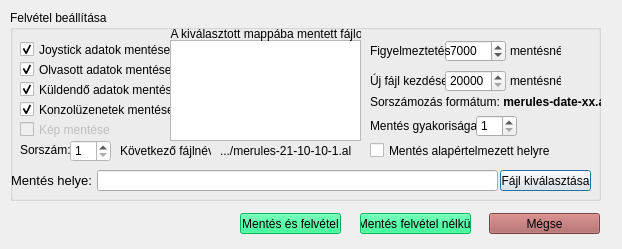
<?xml version="1.0" encoding="UTF-8"?>
<ui version="4.0">
 <class>Felvetel</class>
 <widget class="QDialog" name="Felvetel">
  <property name="geometry">
   <rect>
    <x>0</x>
    <y>0</y>
    <width>622</width>
    <height>249</height>
   </rect>
  </property>
  <property name="minimumSize">
   <size>
    <width>622</width>
    <height>249</height>
   </size>
  </property>
  <property name="maximumSize">
   <size>
    <width>622</width>
    <height>249</height>
   </size>
  </property>
  <property name="windowTitle">
   <string>Felvétel beállításai</string>
  </property>
  <widget class="QGroupBox" name="groupBox">
   <property name="geometry">
    <rect>
     <x>10</x>
     <y>10</y>
     <width>591</width>
     <height>191</height>
    </rect>
   </property>
   <property name="title">
    <string>Felvétel beállítása</string>
   </property>
   <widget class="QPushButton" name="chooseFileBtn">
    <property name="geometry">
     <rect>
      <x>490</x>
      <y>160</y>
      <width>91</width>
      <height>21</height>
     </rect>
    </property>
    <property name="text">
     <string>Fájl kiválasztása</string>
    </property>
   </widget>
   <widget class="QLabel" name="label">
    <property name="geometry">
     <rect>
      <x>1</x>
      <y>160</y>
      <width>81</width>
      <height>21</height>
     </rect>
    </property>
    <property name="text">
     <string>&lt;html&gt;&lt;head/&gt;&lt;body&gt;&lt;p align=&quot;right&quot;&gt;&lt;span style=&quot; font-size:10pt;&quot;&gt;Mentés helye:&lt;/span&gt;&lt;/p&gt;&lt;/body&gt;&lt;/html&gt;</string>
    </property>
   </widget>
   <widget class="QLineEdit" name="filenametxt">
    <property name="geometry">
     <rect>
      <x>87</x>
      <y>160</y>
      <width>401</width>
      <height>21</height>
     </rect>
    </property>
   </widget>
   <widget class="QCheckBox" name="joyin">
    <property name="geometry">
     <rect>
      <x>10</x>
      <y>30</y>
      <width>151</width>
      <height>19</height>
     </rect>
    </property>
    <property name="text">
     <string>Joystick adatok mentése</string>
    </property>
    <property name="checked">
     <bool>true</bool>
    </property>
   </widget>
   <widget class="QCheckBox" name="olvin">
    <property name="geometry">
     <rect>
      <x>10</x>
      <y>50</y>
      <width>151</width>
      <height>19</height>
     </rect>
    </property>
    <property name="text">
     <string>Olvasott adatok mentése</string>
    </property>
    <property name="checked">
     <bool>true</bool>
    </property>
   </widget>
   <widget class="QCheckBox" name="kuldin">
    <property name="geometry">
     <rect>
      <x>10</x>
      <y>70</y>
      <width>151</width>
      <height>19</height>
     </rect>
    </property>
    <property name="text">
     <string>Küldendő adatok mentése</string>
    </property>
    <property name="checked">
     <bool>true</bool>
    </property>
   </widget>
   <widget class="QCheckBox" name="konzin">
    <property name="geometry">
     <rect>
      <x>10</x>
      <y>90</y>
      <width>151</width>
      <height>19</height>
     </rect>
    </property>
    <property name="text">
     <string>Konzolüzenetek mentése</string>
    </property>
    <property name="checked">
     <bool>true</bool>
    </property>
   </widget>
   <widget class="QCheckBox" name="kepin">
    <property name="enabled">
     <bool>false</bool>
    </property>
    <property name="geometry">
     <rect>
      <x>10</x>
      <y>110</y>
      <width>151</width>
      <height>19</height>
     </rect>
    </property>
    <property name="toolTip">
     <string>Még nem elérhető</string>
    </property>
    <property name="whatsThis">
     <string>Még nem elérhető</string>
    </property>
    <property name="text">
     <string>Kép mentése</string>
    </property>
   </widget>
   <widget class="QCheckBox" name="alapertMentin">
    <property name="geometry">
     <rect>
      <x>360</x>
      <y>130</y>
      <width>221</width>
      <height>21</height>
     </rect>
    </property>
    <property name="text">
     <string>Mentés alapértelmezett helyre</string>
    </property>
   </widget>
   <widget class="QTextBrowser" name="fajlok">
    <property name="geometry">
     <rect>
      <x>160</x>
      <y>30</y>
      <width>191</width>
      <height>101</height>
     </rect>
    </property>
   </widget>
   <widget class="QLabel" name="label_2">
    <property name="geometry">
     <rect>
      <x>160</x>
      <y>16</y>
      <width>191</width>
      <height>16</height>
     </rect>
    </property>
    <property name="text">
     <string>&lt;html&gt;&lt;head/&gt;&lt;body&gt;&lt;p align=&quot;center&quot;&gt;A kiválasztott mappába mentett fájlok&lt;/p&gt;&lt;/body&gt;&lt;/html&gt;</string>
    </property>
   </widget>
   <widget class="QSpinBox" name="figyelmeztetes">
    <property name="geometry">
     <rect>
      <x>435</x>
      <y>30</y>
      <width>61</width>
      <height>22</height>
     </rect>
    </property>
    <property name="minimum">
     <number>500</number>
    </property>
    <property name="maximum">
     <number>20000</number>
    </property>
    <property name="singleStep">
     <number>100</number>
    </property>
    <property name="value">
     <number>7000</number>
    </property>
    <property name="displayIntegerBase">
     <number>10</number>
    </property>
   </widget>
   <widget class="QLabel" name="label_3">
    <property name="geometry">
     <rect>
      <x>360</x>
      <y>30</y>
      <width>81</width>
      <height>21</height>
     </rect>
    </property>
    <property name="text">
     <string>Figyelmeztetés </string>
    </property>
   </widget>
   <widget class="QLabel" name="label_4">
    <property name="geometry">
     <rect>
      <x>500</x>
      <y>30</y>
      <width>51</width>
      <height>21</height>
     </rect>
    </property>
    <property name="text">
     <string>mentésnél</string>
    </property>
   </widget>
   <widget class="QLabel" name="label_5">
    <property name="geometry">
     <rect>
      <x>360</x>
      <y>60</y>
      <width>81</width>
      <height>21</height>
     </rect>
    </property>
    <property name="text">
     <string>Új fájl kezdése</string>
    </property>
   </widget>
   <widget class="QSpinBox" name="ujfile">
    <property name="geometry">
     <rect>
      <x>435</x>
      <y>60</y>
      <width>61</width>
      <height>22</height>
     </rect>
    </property>
    <property name="minimum">
     <number>20000</number>
    </property>
    <property name="maximum">
     <number>30000</number>
    </property>
    <property name="singleStep">
     <number>100</number>
    </property>
    <property name="value">
     <number>20000</number>
    </property>
    <property name="displayIntegerBase">
     <number>10</number>
    </property>
   </widget>
   <widget class="QLabel" name="label_6">
    <property name="geometry">
     <rect>
      <x>500</x>
      <y>60</y>
      <width>51</width>
      <height>21</height>
     </rect>
    </property>
    <property name="text">
     <string>mentésnél</string>
    </property>
   </widget>
   <widget class="QLabel" name="label_7">
    <property name="geometry">
     <rect>
      <x>360</x>
      <y>84</y>
      <width>231</width>
      <height>16</height>
     </rect>
    </property>
    <property name="text">
     <string>&lt;html&gt;&lt;head/&gt;&lt;body&gt;&lt;p&gt;Sorszámozás formátum: &lt;span style=&quot; font-weight:600;&quot;&gt;merules-date-xx.al&lt;/span&gt;&lt;/p&gt;&lt;/body&gt;&lt;/html&gt;</string>
    </property>
   </widget>
   <widget class="QLabel" name="label_8">
    <property name="geometry">
     <rect>
      <x>360</x>
      <y>105</y>
      <width>111</width>
      <height>21</height>
     </rect>
    </property>
    <property name="text">
     <string>Mentés gyakorisága:</string>
    </property>
   </widget>
   <widget class="QSpinBox" name="gyakorisag">
    <property name="geometry">
     <rect>
      <x>466</x>
      <y>105</y>
      <width>41</width>
      <height>22</height>
     </rect>
    </property>
    <property name="minimum">
     <number>1</number>
    </property>
    <property name="maximum">
     <number>10</number>
    </property>
    <property name="singleStep">
     <number>100</number>
    </property>
    <property name="value">
     <number>1</number>
    </property>
    <property name="displayIntegerBase">
     <number>10</number>
    </property>
   </widget>
   <widget class="QLabel" name="label_9">
    <property name="geometry">
     <rect>
      <x>110</x>
      <y>133</y>
      <width>91</width>
      <height>16</height>
     </rect>
    </property>
    <property name="text">
     <string>Következő fájlnév: </string>
    </property>
   </widget>
   <widget class="QLabel" name="kovfile">
    <property name="geometry">
     <rect>
      <x>210</x>
      <y>133</y>
      <width>141</width>
      <height>16</height>
     </rect>
    </property>
    <property name="text">
     <string>.../merules-21-10-10-1.al</string>
    </property>
   </widget>
   <widget class="QSpinBox" name="sorszam">
    <property name="geometry">
     <rect>
      <x>60</x>
      <y>130</y>
      <width>41</width>
      <height>22</height>
     </rect>
    </property>
    <property name="styleSheet">
     <string notr="true">QSpinBox{background-color:white;}</string>
    </property>
    <property name="minimum">
     <number>1</number>
    </property>
    <property name="maximum">
     <number>99</number>
    </property>
    <property name="singleStep">
     <number>1</number>
    </property>
    <property name="value">
     <number>1</number>
    </property>
    <property name="displayIntegerBase">
     <number>10</number>
    </property>
   </widget>
   <widget class="QLabel" name="label_10">
    <property name="geometry">
     <rect>
      <x>10</x>
      <y>130</y>
      <width>51</width>
      <height>20</height>
     </rect>
    </property>
    <property name="text">
     <string>Sorszám:</string>
    </property>
   </widget>
  </widget>
  <widget class="QPushButton" name="pushButton">
   <property name="geometry">
    <rect>
     <x>489</x>
     <y>213</y>
     <width>111</width>
     <height>21</height>
    </rect>
   </property>
   <property name="styleSheet">
    <string notr="true">QPushButton{
background-color: rgb(170, 93, 93);
}</string>
   </property>
   <property name="text">
    <string>Mégse</string>
   </property>
  </widget>
  <widget class="QPushButton" name="pushButton_2">
   <property name="geometry">
    <rect>
     <x>240</x>
     <y>213</y>
     <width>101</width>
     <height>21</height>
    </rect>
   </property>
   <property name="styleSheet">
    <string notr="true">QPushButton{
background-color: rgb(0, 255, 127);
color:black;
}</string>
   </property>
   <property name="text">
    <string>Mentés és felvétel</string>
   </property>
  </widget>
  <widget class="QPushButton" name="pushButton_3">
   <property name="geometry">
    <rect>
     <x>360</x>
     <y>213</y>
     <width>111</width>
     <height>21</height>
    </rect>
   </property>
   <property name="styleSheet">
    <string notr="true">QPushButton{
background-color: rgb(0, 255, 127);
color:black;
}</string>
   </property>
   <property name="text">
    <string>Mentés felvétel nélkül</string>
   </property>
  </widget>
 </widget>
 <resources/>
 <connections>
  <connection>
   <sender>chooseFileBtn</sender>
   <signal>clicked()</signal>
   <receiver>Felvetel</receiver>
   <slot>chooseFile()</slot>
   <hints>
    <hint type="sourcelabel">
     <x>563</x>
     <y>183</y>
    </hint>
    <hint type="destinationlabel">
     <x>335</x>
     <y>39</y>
    </hint>
   </hints>
  </connection>
  <connection>
   <sender>pushButton_2</sender>
   <signal>clicked()</signal>
   <receiver>Felvetel</receiver>
   <slot>acceptRec()</slot>
   <hints>
    <hint type="sourcelabel">
     <x>305</x>
     <y>223</y>
    </hint>
    <hint type="destinationlabel">
     <x>334</x>
     <y>216</y>
    </hint>
   </hints>
  </connection>
  <connection>
   <sender>pushButton</sender>
   <signal>clicked()</signal>
   <receiver>Felvetel</receiver>
   <slot>reject()</slot>
   <hints>
    <hint type="sourcelabel">
     <x>528</x>
     <y>223</y>
    </hint>
    <hint type="destinationlabel">
     <x>278</x>
     <y>220</y>
    </hint>
   </hints>
  </connection>
  <connection>
   <sender>sorszam</sender>
   <signal>valueChanged(int)</signal>
   <receiver>Felvetel</receiver>
   <slot>filenameUpdate()</slot>
   <hints>
    <hint type="sourcelabel">
     <x>97</x>
     <y>149</y>
    </hint>
    <hint type="destinationlabel">
     <x>99</x>
     <y>219</y>
    </hint>
   </hints>
  </connection>
  <connection>
   <sender>pushButton_3</sender>
   <signal>clicked()</signal>
   <receiver>Felvetel</receiver>
   <slot>accept()</slot>
   <hints>
    <hint type="sourcelabel">
     <x>420</x>
     <y>224</y>
    </hint>
    <hint type="destinationlabel">
     <x>158</x>
     <y>208</y>
    </hint>
   </hints>
  </connection>
  <connection>
   <sender>pushButton</sender>
   <signal>clicked()</signal>
   <receiver>Felvetel</receiver>
   <slot>elvet()</slot>
   <hints>
    <hint type="sourcelabel">
     <x>539</x>
     <y>224</y>
    </hint>
    <hint type="destinationlabel">
     <x>483</x>
     <y>232</y>
    </hint>
   </hints>
  </connection>
  <connection>
   <sender>gyakorisag</sender>
   <signal>valueChanged(int)</signal>
   <receiver>Felvetel</receiver>
   <slot>mod()</slot>
   <hints>
    <hint type="sourcelabel">
     <x>491</x>
     <y>125</y>
    </hint>
    <hint type="destinationlabel">
     <x>616</x>
     <y>135</y>
    </hint>
   </hints>
  </connection>
  <connection>
   <sender>ujfile</sender>
   <signal>valueChanged(int)</signal>
   <receiver>Felvetel</receiver>
   <slot>mods()</slot>
   <hints>
    <hint type="sourcelabel">
     <x>479</x>
     <y>74</y>
    </hint>
    <hint type="destinationlabel">
     <x>608</x>
     <y>63</y>
    </hint>
   </hints>
  </connection>
 </connections>
 <slots>
  <slot>chooseFile()</slot>
  <slot>filenameUpdate()</slot>
  <slot>acceptRec()</slot>
  <slot>elvet()</slot>
  <slot>mods()</slot>
 </slots>
</ui>
